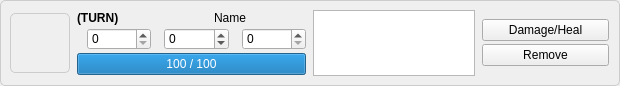
<?xml version="1.0" encoding="UTF-8"?>
<ui version="4.0">
 <class>CombatCard</class>
 <widget class="QWidget" name="CombatCard">
  <property name="geometry">
   <rect>
    <x>0</x>
    <y>0</y>
    <width>620</width>
    <height>86</height>
   </rect>
  </property>
  <property name="sizePolicy">
   <sizepolicy hsizetype="Preferred" vsizetype="Fixed">
    <horstretch>0</horstretch>
    <verstretch>0</verstretch>
   </sizepolicy>
  </property>
  <property name="maximumSize">
   <size>
    <width>16777215</width>
    <height>86</height>
   </size>
  </property>
  <property name="windowTitle">
   <string>Form</string>
  </property>
  <property name="styleSheet">
   <string notr="true">QWidget#CombatCard {
	border-radius: 5px;
	border: 1px solid #cccccc;
}

QLabel#characterAvatar {
	border-radius: 5px;
	border: 1px solid #cccccc;
}

QFrame#statsArea {
	border: none;
}

QFrame#controlsArea {
	border: none;
}</string>
  </property>
  <layout class="QHBoxLayout" name="mainLayout">
   <property name="leftMargin">
    <number>10</number>
   </property>
   <property name="topMargin">
    <number>10</number>
   </property>
   <property name="rightMargin">
    <number>10</number>
   </property>
   <property name="bottomMargin">
    <number>10</number>
   </property>
   <item>
    <widget class="QLabel" name="characterAvatar">
     <property name="sizePolicy">
      <sizepolicy hsizetype="Fixed" vsizetype="Fixed">
       <horstretch>0</horstretch>
       <verstretch>0</verstretch>
      </sizepolicy>
     </property>
     <property name="minimumSize">
      <size>
       <width>60</width>
       <height>60</height>
      </size>
     </property>
     <property name="maximumSize">
      <size>
       <width>60</width>
       <height>60</height>
      </size>
     </property>
     <property name="text">
      <string/>
     </property>
     <property name="pixmap">
      <pixmap resource="resources.qrc">:/img/anima_logo_small.png</pixmap>
     </property>
     <property name="scaledContents">
      <bool>true</bool>
     </property>
    </widget>
   </item>
   <item>
    <widget class="QFrame" name="statsArea">
     <property name="sizePolicy">
      <sizepolicy hsizetype="Fixed" vsizetype="Fixed">
       <horstretch>0</horstretch>
       <verstretch>0</verstretch>
      </sizepolicy>
     </property>
     <property name="frameShape">
      <enum>QFrame::StyledPanel</enum>
     </property>
     <property name="frameShadow">
      <enum>QFrame::Raised</enum>
     </property>
     <layout class="QGridLayout" name="statsLayout">
      <property name="leftMargin">
       <number>1</number>
      </property>
      <property name="topMargin">
       <number>1</number>
      </property>
      <property name="rightMargin">
       <number>1</number>
      </property>
      <property name="bottomMargin">
       <number>1</number>
      </property>
      <property name="spacing">
       <number>3</number>
      </property>
      <item row="1" column="1">
       <widget class="QSpinBox" name="turnValue">
        <property name="sizePolicy">
         <sizepolicy hsizetype="Expanding" vsizetype="Fixed">
          <horstretch>0</horstretch>
          <verstretch>0</verstretch>
         </sizepolicy>
        </property>
        <property name="minimumSize">
         <size>
          <width>64</width>
          <height>0</height>
         </size>
        </property>
       </widget>
      </item>
      <item row="1" column="2">
       <widget class="QLabel" name="attackIcon">
        <property name="maximumSize">
         <size>
          <width>16</width>
          <height>16</height>
         </size>
        </property>
        <property name="text">
         <string/>
        </property>
        <property name="pixmap">
         <pixmap resource="resources.qrc">:/img/sword_icon.png</pixmap>
        </property>
        <property name="scaledContents">
         <bool>true</bool>
        </property>
       </widget>
      </item>
      <item row="1" column="4">
       <widget class="QLabel" name="defenseIcon">
        <property name="maximumSize">
         <size>
          <width>16</width>
          <height>16</height>
         </size>
        </property>
        <property name="text">
         <string/>
        </property>
        <property name="pixmap">
         <pixmap resource="resources.qrc">:/img/defense_icon.png</pixmap>
        </property>
       </widget>
      </item>
      <item row="1" column="3">
       <widget class="QSpinBox" name="attackValue">
        <property name="sizePolicy">
         <sizepolicy hsizetype="Expanding" vsizetype="Fixed">
          <horstretch>0</horstretch>
          <verstretch>0</verstretch>
         </sizepolicy>
        </property>
        <property name="minimumSize">
         <size>
          <width>64</width>
          <height>0</height>
         </size>
        </property>
        <property name="minimum">
         <number>-99999</number>
        </property>
        <property name="maximum">
         <number>99999</number>
        </property>
       </widget>
      </item>
      <item row="1" column="5">
       <widget class="QSpinBox" name="defenseValue">
        <property name="sizePolicy">
         <sizepolicy hsizetype="Expanding" vsizetype="Fixed">
          <horstretch>0</horstretch>
          <verstretch>0</verstretch>
         </sizepolicy>
        </property>
        <property name="minimumSize">
         <size>
          <width>64</width>
          <height>0</height>
         </size>
        </property>
       </widget>
      </item>
      <item row="1" column="0">
       <widget class="QLabel" name="turnIcon">
        <property name="maximumSize">
         <size>
          <width>16</width>
          <height>16</height>
         </size>
        </property>
        <property name="text">
         <string/>
        </property>
        <property name="pixmap">
         <pixmap resource="resources.qrc">:/img/turn_icon.png</pixmap>
        </property>
       </widget>
      </item>
      <item row="3" column="0" colspan="6">
       <widget class="QProgressBar" name="lifeBar">
        <property name="value">
         <number>100</number>
        </property>
        <property name="textVisible">
         <bool>true</bool>
        </property>
        <property name="invertedAppearance">
         <bool>false</bool>
        </property>
        <property name="format">
         <string>%p / %m</string>
        </property>
       </widget>
      </item>
      <item row="0" column="0" colspan="2">
       <widget class="QLabel" name="finalTurnValue">
        <property name="font">
         <font>
          <weight>75</weight>
          <bold>true</bold>
         </font>
        </property>
        <property name="text">
         <string>(TURN)</string>
        </property>
       </widget>
      </item>
      <item row="0" column="2" colspan="4">
       <widget class="QLabel" name="nameValue">
        <property name="text">
         <string>Name</string>
        </property>
        <property name="alignment">
         <set>Qt::AlignCenter</set>
        </property>
       </widget>
      </item>
     </layout>
    </widget>
   </item>
   <item>
    <widget class="QPlainTextEdit" name="plainTextEdit">
     <property name="sizePolicy">
      <sizepolicy hsizetype="Expanding" vsizetype="Fixed">
       <horstretch>0</horstretch>
       <verstretch>0</verstretch>
      </sizepolicy>
     </property>
     <property name="minimumSize">
      <size>
       <width>60</width>
       <height>60</height>
      </size>
     </property>
    </widget>
   </item>
   <item>
    <widget class="QFrame" name="controlsArea">
     <property name="sizePolicy">
      <sizepolicy hsizetype="Fixed" vsizetype="Fixed">
       <horstretch>0</horstretch>
       <verstretch>0</verstretch>
      </sizepolicy>
     </property>
     <property name="minimumSize">
      <size>
       <width>129</width>
       <height>0</height>
      </size>
     </property>
     <property name="frameShape">
      <enum>QFrame::StyledPanel</enum>
     </property>
     <property name="frameShadow">
      <enum>QFrame::Raised</enum>
     </property>
     <layout class="QVBoxLayout" name="verticalLayout">
      <property name="spacing">
       <number>3</number>
      </property>
      <property name="leftMargin">
       <number>1</number>
      </property>
      <property name="topMargin">
       <number>1</number>
      </property>
      <property name="rightMargin">
       <number>1</number>
      </property>
      <property name="bottomMargin">
       <number>1</number>
      </property>
      <item>
       <widget class="QPushButton" name="pushButton">
        <property name="text">
         <string>Damage/Heal</string>
        </property>
       </widget>
      </item>
      <item>
       <widget class="QPushButton" name="removeButton">
        <property name="text">
         <string>Remove</string>
        </property>
       </widget>
      </item>
     </layout>
    </widget>
   </item>
  </layout>
 </widget>
 <resources>
  <include location="resources.qrc"/>
 </resources>
 <connections/>
</ui>
